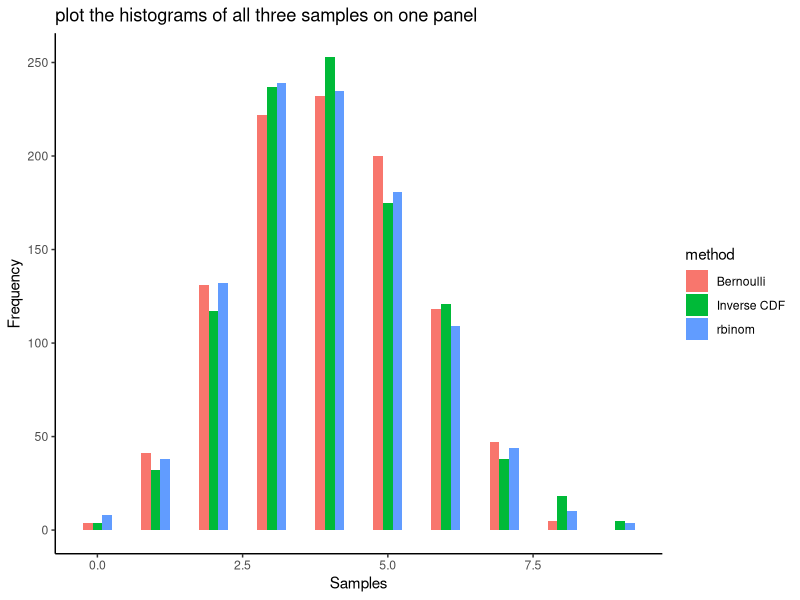
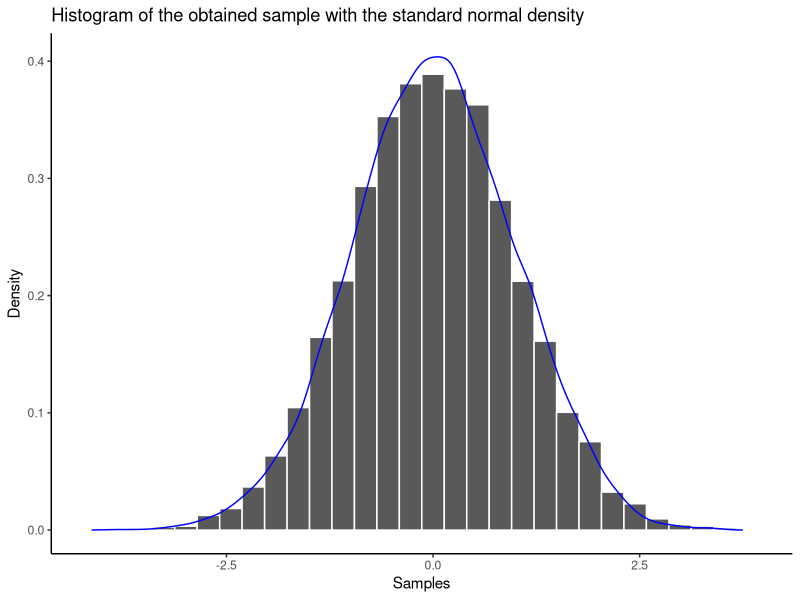
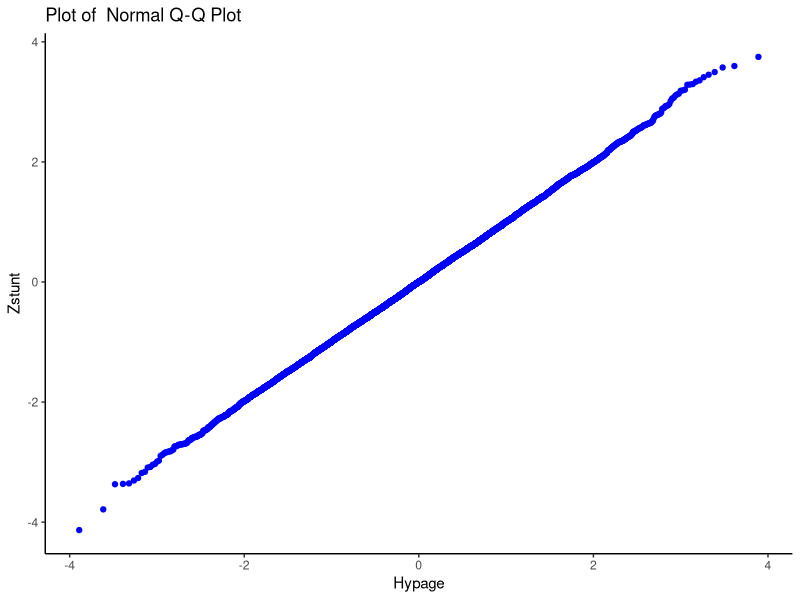

The R script that drew these images, in order:
setwd("C:/Users/peter/Desktop/Stochasticlabcourse2Datasets")

library(ggplot2)


##Question (a)
#Switch the default random number generator in R to Wichmann-Hill
RNGkind(kind = "Wichmann-Hill", normal.kind = NULL)
set.seed(250, kind = "Wichmann-Hill", normal.kind = NULL)
.Random.seed = c("Wichmann-Hill", 1, 4)


#Inversion method to simulate a binomial random variable
N = 1000
n = 10
p = 0.4
uniform <- runif(N)
bins <- .bincode(uniform, breaks = c(0, pbinom(0:10, 10, 0.4)), right = F, include.lowest = T) ##To bin a numeric vector and return integer codes for the binning.


inversion.bins <- numeric()
for(i in 1:N){
  inversion.bins[i] <- bins[i]-1
}



#Simulation of a binomial random variable by simulating corresponding Bernoulli random variables by inversion method
bernoulli.bin <- numeric()
for (i in 1:N){
  value <- runif(n)
  bernoulli.bin[i] <- sum(value < p)
}



#Simulation of a binomial random variable with rbinom
binomial.bin <- rbinom(N, n, p)



#Plot the histograms of all three samples on one panel
#First the dataframes for ggplot, then the plot
inversion.bins <- data.frame(inversion.bins)
inversion.bins$Type <- rep("Inverse CDF", 1000)
colnames(inversion.bins) <- c("random.number", "method")

bernoulli.bin <- data.frame(bernoulli.bin)
bernoulli.bin$Type <- rep("Bernoulli", 1000)
colnames(bernoulli.bin) <- c("random.number", "method")

binomial.bin <- data.frame(binomial.bin)
binomial.bin$Type <- rep("rbinom", 1000)
colnames(binomial.bin) <- c("random.number", "method")

RNG.table <- rbind(inversion.bins, bernoulli.bin, binomial.bin)


#Plot the histograms of all three samples on one panel
#pdf("SamplesHistogram.pdf")
ggplot(RNG.table, aes(x = random.number, fill = method)) +
  geom_histogram(binwidth= .5, position="dodge") +
  labs(fill = "method", x = "Samples", y = "Frequency", title = "plot the histograms of all three samples on one panel") +
  theme_classic()
#dev.off()


#Switch the random number generator back to its default
RNGkind(kind = "default", normal.kind = NULL)


##Question(b)
##Generating Standard Normal RV Using Accept-Reject Method
f <- function(x){                            
  ((2*pi)^(-1/2))*exp(-(x^2)/2)
}

g = function(x){                            
  (pi*(1 + x^2))^(-1)
}

#First determine the best value of the constant c, such that f(x) <= g(x)
c = sqrt((2*pi)/exp(1))

#10000 standard normal random variables using 
#the accept-reject method, generating Cauchy distributed random variables using inversion method
N = 10000
accept = 0
random.num <- numeric()
while(length(random.num) != N){
  w <- runif(1) 
  cauchy <- tan((w-(1/2))*pi)       
  U = runif(1)                     
  if(U*c*g(cauchy) <= f(cauchy)){        
    random.num[accept] <- cauchy
    accept = accept + 1
  }
}


#Histogram of the obtained sample with the standard normal density Accept Reject
#pdf("NormalHistogram.pdf")
k = rnorm(N)
normal.table = data.frame(random.num, k)
ggplot(normal.table) +
  geom_histogram(aes(x = random.num, y = ..density.., colour = random.num), colour ="white") +
  geom_density(aes(x = k), colour = "blue") +
  ggtitle("Histogram of the obtained sample with the standard normal density ") +
  xlab("Samples") + ylab("Density") +
  theme_classic()
#dev.off()

#QQ-plot
#pdf("QQPlot.pdf")
ggplot(data = normal.table, mapping = aes(sample = random.num)) +
  ggtitle("Plot of  Normal Q-Q Plot") +
  stat_qq(color = "blue") +
  theme(plot.title = element_text(hjust = .5)) + 
  xlab("Hypage") + ylab("Zstunt")+
  theme_classic()
#dev.off()